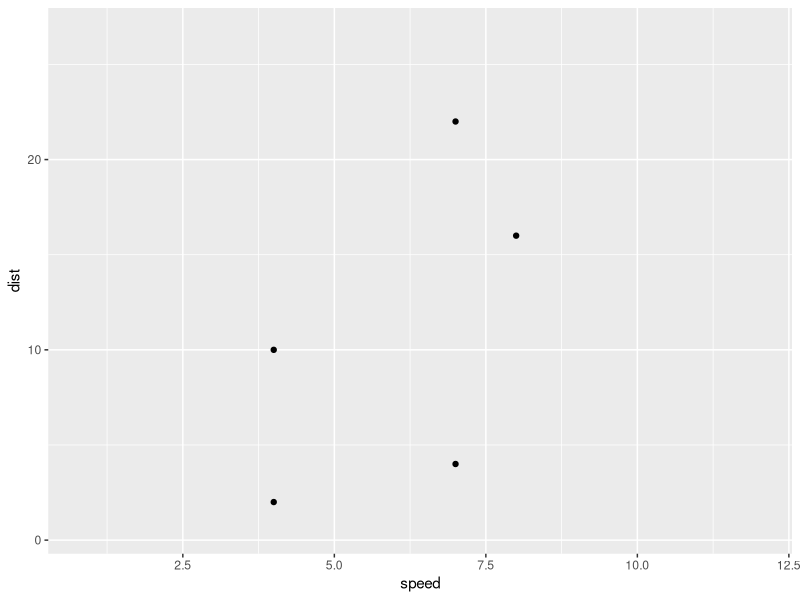

The R source for this figure:
## ---- chunk 1
knitr::opts_chunk$set(echo = TRUE)
## ---- chunk 2
library(ggplot2)
library(tidyverse)
create_circle <- function(x0, y0, r = 1, n = 100){
  angels <- seq(
    from = 0,
    to = 2*pi,
    length.out = n + 1
  )
  data.frame(
    x = cos(angels) * r + x0,
    y = sin(angels) * r + y0
  )
}

the_compute_panel <- function(data, scales, r = 1, n = 50) {
    
    cols_to_keep <- setdiff(names(data), c("x0", "y0"))
    
    circles <- lapply(seq_len(nrow(data)), function(i) {
      
      circles_path <- create_circle(data$x0[i], data$y0[i], data$r[i], n)
      cbind(circles_path, unclass(data[i, cols_to_keep]))
      
    })
    
    do.call(rbind, circles)
}

cars %>% 
  .[1:2,] %>% 
  rename(x0 = speed) %>% 
  rename(y0 = dist) %>% 
  mutate(r = y0) %>% 
  mutate(group = row_number()) %>% 
  the_compute_panel(n = 5)


the_setup_data <- function(data, params) {
    if (anyDuplicated(data$group)) {
      data$group <- paste(data$group, seq_len(nrow(data)), sep = "-")
    }
    data
  }

cars %>% 
  .[1:2,] %>% 
  mutate(group = row_number()) %>% 
  the_setup_data()

StatCircle <- ggproto("StatCircle", Stat, 
  # setup_params = function(data, params) {
  #   if (is.null(params$r)) {
  #     params$r <- 1
  #   } else if (params$r == 0) {
  #     rlang::abort("Circles cannot be defined with a radius of 0")
  #   }
  #   if (is.null(params$n)) {
  #     params$n <- 50
  #   } else if (params$n <= 0) {
  #     rlang::abort("Circles must be defined with `n` greater than 0")
  #   }
  #   params
  # },
  setup_data = the_setup_data,
  compute_panel = the_compute_panel,
  required_aes = c("x0", "y0", "r")
)


geom_circle <- function(mapping = NULL, data = NULL, stat = "circle", 
                        position = "identity", ..., r = 1,  
                        n = 50, arrow = NULL, lineend = "butt", linejoin = "round", 
                        na.rm = FALSE, show.legend = NA, inherit.aes = TRUE) {
  layer(
    data = data, 
    mapping = mapping, 
    stat = stat, 
    geom = GeomPolygon, 
    position = position, 
    show.legend = show.legend, 
    inherit.aes = inherit.aes, 
    params = list(
      r = r, 
      n = n, 
      arrow = arrow, 
      lineend = lineend, 
      linejoin = linejoin, 
      na.rm = na.rm, 
      ...
    )
  )
}


set.seed(1244)
cars %>% 
  .[1:5,] %>%
  ggplot() +
  aes(x = speed, y = dist) +
  geom_point() +
  aes(x0 = speed, y0 = dist, r = dist^.5) +
  geom_circle(n = 3, alpha = .2) +
  geom_circle(n = 13, alpha = .2) +
  geom_circle(r = 2, alpha = .2) +
  geom_circle(alpha = .2)


layer_data(last_plot(), 2)
